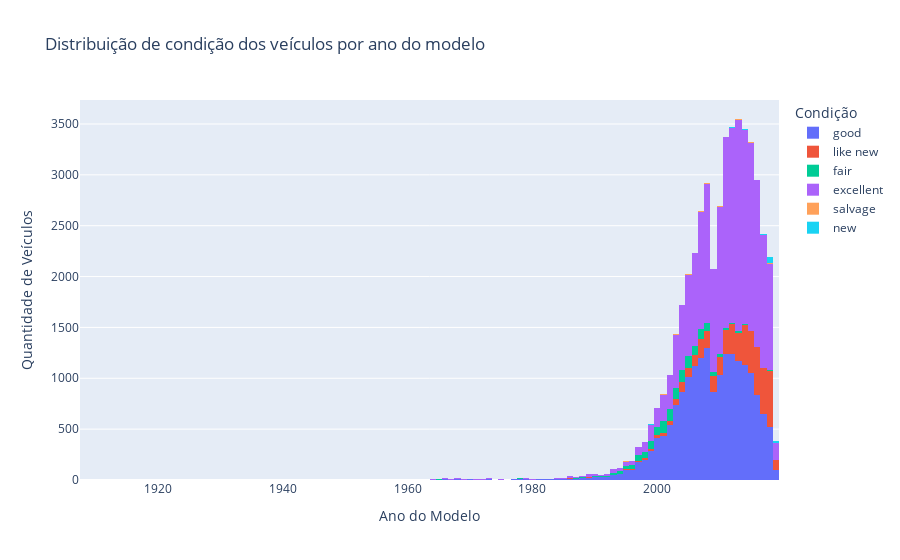

The cell this chart's notebook holds for it:
### Markdown cell above
Criando um histograma para analisar a condição dos carros a partir do ano do modelo:

### Code cell
fig = px.histogram(
    car_data,
    x='model_year',
    color='condition',
    barmode='stack',
    title='Distribuição de condição dos veículos por ano do modelo'
)

fig.update_layout(
    xaxis_title='Ano do Modelo',
    yaxis_title='Quantidade de Veículos',
    legend_title='Condição'
)

### Figure 1 — Plotly figure (JSON) as saved in the notebook; plotly's stock layout.template omitted (floating-point values rounded to 4 significant figures; data arrays with more than 128 entries replaced by an {"elided": "..."} marker saying what was removed)
{"data": [{"bingroup": "x", "hovertemplate": "condition=good<br>model_year=%{x}<br>count=%{y}<extra></extra>", "legendgroup": "good", "marker": {"color": "#636efa", "pattern": {"shape": ""}}, "name": "good", "orientation": "v", "showlegend": true, "type": "histogram", "x": {"elided": "20145 float values"}, "xaxis": "x", "yaxis": "y"}, {"bingroup": "x", "hovertemplate": "condition=like new<br>model_year=%{x}<br>count=%{y}<extra></extra>", "legendgroup": "like new", "marker": {"color": "#EF553B", "pattern": {"shape": ""}}, "name": "like new", "orientation": "v", "showlegend": true, "type": "histogram", "x": {"elided": "4742 float values"}, "xaxis": "x", "yaxis": "y"}, {"bingroup": "x", "hovertemplate": "condition=fair<br>model_year=%{x}<br>count=%{y}<extra></extra>", "legendgroup": "fair", "marker": {"color": "#00cc96", "pattern": {"shape": ""}}, "name": "fair", "orientation": "v", "showlegend": true, "type": "histogram", "x": {"elided": "1607 float values"}, "xaxis": "x", "yaxis": "y"}, {"bingroup": "x", "hovertemplate": "condition=excellent<br>model_year=%{x}<br>count=%{y}<extra></extra>", "legendgroup": "excellent", "marker": {"color": "#ab63fa", "pattern": {"shape": ""}}, "name": "excellent", "orientation": "v", "showlegend": true, "type": "histogram", "x": {"elided": "24773 float values"}, "xaxis": "x", "yaxis": "y"}, {"bingroup": "x", "hovertemplate": "condition=salvage<br>model_year=%{x}<br>count=%{y}<extra></extra>", "legendgroup": "salvage", "marker": {"color": "#FFA15A", "pattern": {"shape": ""}}, "name": "salvage", "orientation": "v", "showlegend": true, "type": "histogram", "x": [1999.0, 2008.0, 2012.0, 1995.0, 2003.0, 2005.0, 2008.0, 2001.0, 2001.0, 1998.0, 2001.0, 2003.0, 2008.0, 2000.0, 2005.0, 2014.0, 2003.0, 1997.0, NaN, 2009.0, 2013.0, 2006.0, 2015.0, 2018.0, 2006.0, 1994.0, 1995.0, 2019.0, 1995.0, 2018.0, 2000.0, 2014.0, NaN, 2004.0, 2001.0, 2015.0, 2007.0, 2004.0, 2014.0, 1999.0, NaN, 2007.0, NaN, 2013.0, 1999.0, 2015.0, 2013.0, 2003.0, 1977.0, 2014.0, 2000.0, 2017.0, 2017.0, 2014.0, 2014.0, 2004.0, 1995.0, 2013.0, NaN, 1999.0, 2002.0, 2010.0, NaN, 2004.0, 2018.0, 2003.0, 2008.0, NaN, NaN, 2017.0, 2017.0, 2017.0, 2009.0, 2001.0, 2002.0, 1996.0, NaN, 2010.0, 2002.0, 2007.0, 2000.0, NaN, 2001.0, 2005.0, 2001.0, 1993.0, 2005.0, 2012.0, 1999.0, 2003.0, 2016.0, 2006.0, 1994.0, 2008.0, 2014.0, 1993.0, 2005.0, 2006.0, 2001.0, 2011.0, 2008.0, 2004.0, 2015.0, 2007.0, 1986.0, 2013.0, NaN, 1994.0, 1999.0, 1997.0, 2008.0, NaN, 2017.0, 2013.0, 2002.0], "xaxis": "x", "yaxis": "y"}, {"bingroup": "x", "hovertemplate": "condition=new<br>model_year=%{x}<br>count=%{y}<extra></extra>", "legendgroup": "new", "marker": {"color": "#19d3f3", "pattern": {"shape": ""}}, "name": "new", "orientation": "v", "showlegend": true, "type": "histogram", "x": {"elided": "143 float values"}, "xaxis": "x", "yaxis": "y"}], "layout": {"barmode": "stack", "legend": {"title": {"text": "Condição"}, "tracegroupgap": 0}, "title": {"text": "Distribuição de condição dos veículos por ano do modelo"}, "xaxis": {"anchor": "y", "domain": [0, 1], "title": {"text": "Ano do Modelo"}}, "yaxis": {"anchor": "x", "domain": [0, 1], "title": {"text": "Quantidade de Veículos"}}}}
